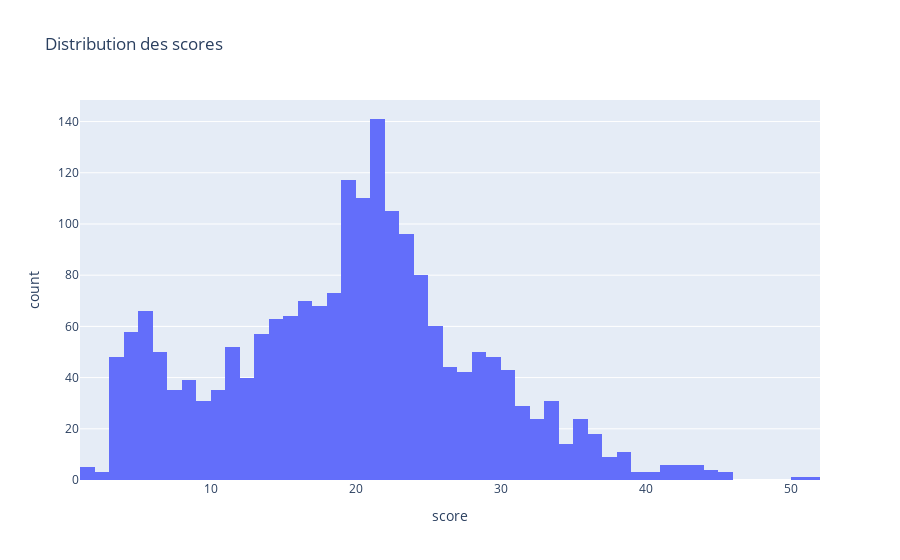

Source (notebook cell):
### Code cell
# distributions des scores
fig = px.histogram(df, x="score", nbins=50, title="Distribution des scores")
fig.show()

### Figure 1 — Plotly figure (JSON) as saved in the notebook; plotly's stock layout.template omitted (floating-point values rounded to 4 significant figures; data arrays with more than 128 entries replaced by an {"elided": "..."} marker saying what was removed)
{"data": [{"alignmentgroup": "True", "bingroup": "x", "hovertemplate": "score=%{x}<br>count=%{y}<extra></extra>", "legendgroup": "", "marker": {"color": "#636efa", "pattern": {"shape": ""}}, "name": "", "nbinsx": 50, "offsetgroup": "", "orientation": "v", "showlegend": false, "type": "histogram", "x": {"elided": "1986 float values"}, "xaxis": "x", "yaxis": "y"}], "layout": {"barmode": "relative", "legend": {"tracegroupgap": 0}, "title": {"text": "Distribution des scores"}, "xaxis": {"anchor": "y", "domain": [0, 1], "title": {"text": "score"}}, "yaxis": {"anchor": "x", "domain": [0, 1], "title": {"text": "count"}}}}
